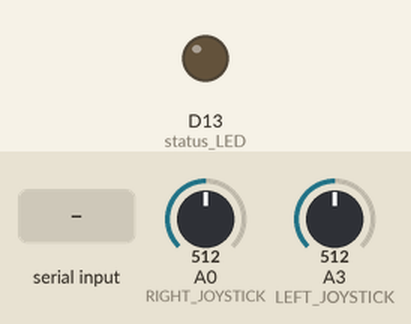
A sketch run on a simulated Arduino Zero (SAMD21). On the bench: output pins drawn as LEDs (lit = HIGH). Inputs (shaded band) come from the test bench; at power-on: A0 (RIGHT_JOYSTICK) = 512, A3 (LEFT_JOYSTICK) = 512. What the sketch prints to the serial monitor is not drawn.

Above: at 1.5 s.
1.6 s: A0 (RIGHT_JOYSTICK) set to 716
3.1 s: "1" received over Serial
Timing chart, 0 to 6.1 s (numbered marks = the images above; inputs shaded):
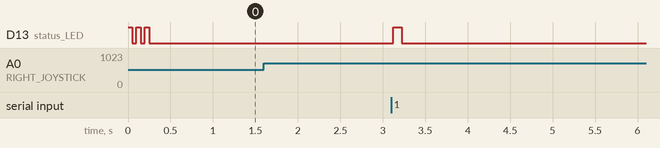

The sketch:

myTransmit.ino
```cpp
#define LEFT_JOYSTICK A3
#define RIGHT_JOYSTICK A0
#define ESTOP 6

uint16_t left_read, right_read;
uint8_t left_value, right_value, left_value_p, right_value_p;


char c_data;
const int status_LED = 13;

void setup() {
  // put your setup code here, to run once:
  left_value_p = 127;
  right_value_p = 127;
  SerialUSB.begin(9600);

  //while (!SerialUSB);
  Serial1.begin(9600);

  pinMode(status_LED, OUTPUT);
  for (int i = 0; i < 3; i++) {
    digitalWrite(status_LED, HIGH);//set Status LED on
    delay(50);
    digitalWrite(status_LED, LOW); //set Status LED off
    delay(50);
  }

  SerialUSB.println("Wireless Joystick Controller's XBee Ready to Communicate");
  delay(10);
}

void loop() {
  // put your main code here, to run repeatedly:
  left_read = analogRead(LEFT_JOYSTICK);
  right_read = analogRead(RIGHT_JOYSTICK);
  left_value = map(left_read, 0, 1023, 0, 255);
  right_value = map(right_read, 0, 1023, 0, 255);
  if (SerialUSB.available()) {
    c_data = SerialUSB.read();
    Serial1.print(c_data);

    SerialUSB.print("Sending Character Here, ");
    SerialUSB.print(c_data);
    digitalWrite(status_LED, HIGH);
  }

  if ((left_value != left_value_p) || (right_value != right_value_p)) {
    SerialUSB.print("Updating Speed Values: ");
    SerialUSB.print(left_value);
    SerialUSB.print(" ");
    SerialUSB.println(right_value);
    if (left_value != left_value_p) {
      Serial1.write("l");
      Serial1.write(left_value);
    }
    if (right_value != right_value_p) {
      Serial1.write("r");
      Serial1.write(right_value);
    }
  }
  delay(100);
  digitalWrite(status_LED, LOW);
  left_value_p = left_value;
  right_value_p = right_value;
}
```

Measured:
- after the input at 1.6 s, every drawn part: stays the same
- after the input at 3.1 s, D13 (status_LED): LOW → HIGH at once, → LOW 0.10 s later
